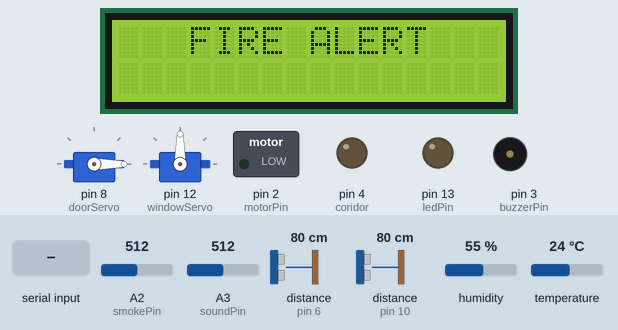
A sketch run on a simulated Arduino Uno, built with avr-gcc and run on an emulated ATmega328P. On the bench: 2 × servo, 16×2 character LCD, switched loads named in the sketch (green lamp = pin HIGH), output pins drawn as LEDs (lit = HIGH), buzzer (waves = sounding). Wiring (inferred from the names in the program): 2 × ultrasonic range finder: trigger pin 7, echo pin 6 / trigger pin 9, echo pin 10. The test bench sets the inputs (shaded band); at power-on: distance to the obstacle (sensors on pin 6, pin 10) 80 cm, A2 (smokePin) = 512, A3 (soundPin) = 512, humidity 55 %, temperature 24 °C. The echo pulse lasts 58.3 µs per cm; pins used as bus, display or sensor lines are not drawn; what the sketch prints to the serial monitor is not drawn.

Above: at 1.6 s.
1.7 s: distance to the obstacle (sensor on pin 6) set to 2 cm
At 2.1 s:
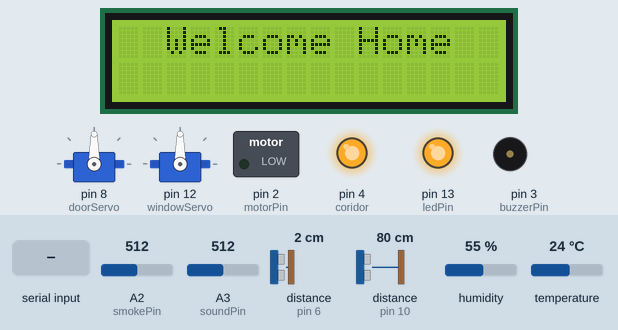
4.5 s: "L" received over Serial
At 6.12 s:
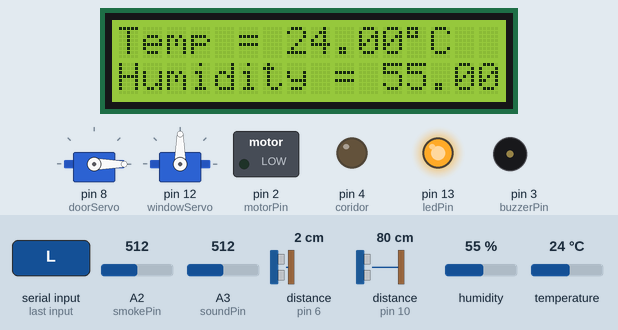
6.7 s: A2 (smokePin) set to 262
10.0 s: A2 (smokePin) set to 237
At 13.7 s:
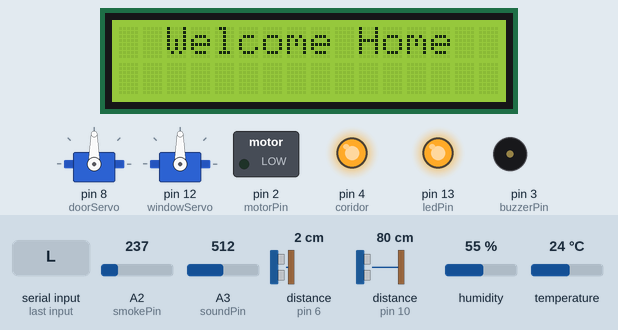
14.1 s: distance to the obstacle (sensor on pin 6) set to 13 cm
15.6 s: distance to the obstacle (sensor on pin 6) set to 17 cm
At 18.9 s:
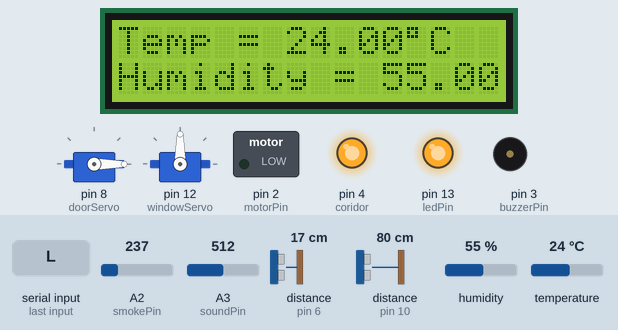
Timing chart, 0 to 20.4 s (numbered marks = the images above; inputs shaded):
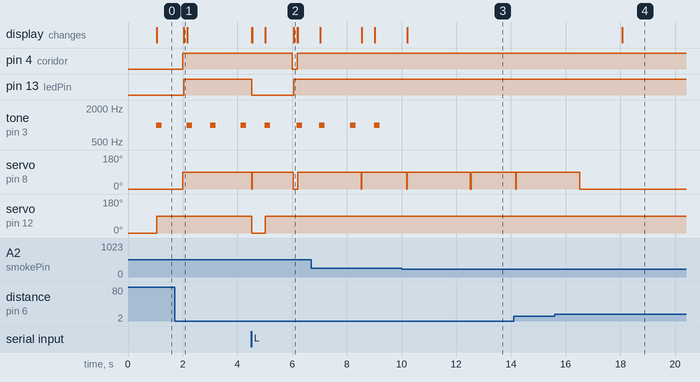

The sketch:

SmartHome.ino
```cpp
#include <LiquidCrystal.h>

#include <LiquidCrystal_I2C.h>
LiquidCrystal_I2C lcd(0x27, 16, 2);

#include <Wire.h>
#include <dht.h>
dht DHT;
#include <Servo.h>
Servo doorServo;
Servo windowServo;

/* Pins define */
#define trigPin 7
#define echoPin 6
#define trigPin2 9
#define echoPin2 10
#define DHT11_PIN 5
#define ledPin 13
#define soundPin A3
#define buzzerPin 3
#define motorPin 2
#define smokePin A2
#define coridor 4

/* Variables */
const int soundThreshold = 90;
const int tempThreshold = 24;
const int sensorThreshold = 250;
//int sound = 250;

// flags
// int locked = 1;
int doorOpen = 0;
int screen = 1;
int locked = 1;
int correctPassword = 0;
int fanFlag = 0;
int windowFlag = 0;
int ledFlag = 0;


/* Variables For millis delay */
const unsigned long tempdelay = 2000;
const unsigned long smokedelay = 1000;
const unsigned long opendelay = 1000;
const unsigned long doordelay = 4000;
const unsigned long securitydelay = 1000;

unsigned long prevtempmillis = 0;
unsigned long prevsmokemillis = 0;
unsigned long prevopenmillis = 0;
unsigned long prevdoormillis = 0;
unsigned long prevsecuritymillis = 0;

void setup() {
  Serial.begin (9600);

  pinMode(trigPin, OUTPUT);
  pinMode(echoPin, INPUT);
  pinMode(ledPin, OUTPUT);
  pinMode(soundPin, INPUT);
  pinMode(trigPin2, OUTPUT);
  pinMode(echoPin2, INPUT);
  pinMode(buzzerPin , OUTPUT);
  pinMode(coridor,OUTPUT);
  pinMode(smokePin, INPUT);
  pinMode(motorPin, OUTPUT);

  doorServo.attach(8);
  doorServo.write(0);

  windowServo.attach(12);
  windowServo.write(0);

  lcd.init();
  lcd.backlight();
}

void temp()
{
  int chk = DHT.read11(DHT11_PIN);
  //Serial.print("Temperature = ");
  //Serial.println(DHT.temperature);
  //Serial.print("Humidity = ");
  //Serial.println(DHT.humidity);
  if (screen == 0) {
    lcd.setCursor(0, 0);
    lcd.println("Temp = ");
    lcd.setCursor(7, 0);
    lcd.print(DHT.temperature);
    lcd.print((char)223);
    lcd.print("C");
    if (DHT.temperature > tempThreshold) {
      analogWrite(motorPin, 200);
      fanFlag = 1;
    }
    else
    {
      analogWrite(motorPin, 0);
    }
    lcd.setCursor(0, 1);
    lcd.println("Humidity = ");
    lcd.setCursor(11, 1);
    lcd.println(DHT.humidity);
  }
}

void opendoor()
{
  //  if (correctPassword == 1) {
  long duration, distance;
  digitalWrite(trigPin, LOW);
  delayMicroseconds(2);
  digitalWrite(trigPin, HIGH);
  delayMicroseconds(10);
  digitalWrite(trigPin, LOW);
  duration = pulseIn(echoPin, HIGH);
  distance = (duration / 2) / 29.1;
  Serial.println(distance);
  if (distance < 30 ){

    digitalWrite(coridor,HIGH);
  }else {
    digitalWrite(coridor,LOW);
  }
  if (distance < 15) {
    Serial.println("the distance is less than 10");
    doorServo.write(90);
    lcd.clear();
    lcd.println("  Welcome Home  ");
    //Serial.println("door opened");
    screen = 1;
    doorOpen = 1;
    locked = 0;
//    digitalWrite(coridor,HIGH);
    digitalWrite(buzzerPin, LOW);
//     if (distance > 30 ){
//    digitalWrite(coridor,LOW);
//  }

  }
  //  }
  if (locked == 1) {
    lcd.clear();
    lcd.setCursor(0, 0);
    lcd.println("  Home  Locked   ");
  }
}

void security() {

  long duration2, distance2;
  digitalWrite(trigPin2, LOW);
  delayMicroseconds(2);
  digitalWrite(trigPin2, HIGH);
  delayMicroseconds(10);
  digitalWrite(trigPin2, LOW);
  duration2 = pulseIn(echoPin2, HIGH);
  distance2 = (duration2 / 2) / 29.1;
  if (distance2 < 20 ) {
    digitalWrite(buzzerPin, HIGH);
    lcd.clear();
    lcd.setCursor(0, 0);
    lcd.println(" Intruder Alert   ");
  }

}

void soundsensor()
{
  //Serial.println("Hi");
  int soundsens = analogRead(soundPin);
  //Serial.println(soundsens);
  if (soundsens >=  soundThreshold) {
    digitalWrite(ledPin, HIGH); //turns led on
    ledFlag = 1;
    delay(100);
  }
  else {
    digitalWrite(ledPin, LOW);
    ledFlag = 0;
  }

}

void smoke() {
  int analogSensor = analogRead(smokePin);

    Serial.print("Smoke sensor: ");
    Serial.println(analogSensor);
  if (analogSensor > sensorThreshold)
  {
    tone(buzzerPin, 1000, 200);
    lcd.clear();
    lcd.setCursor(0, 0);
    Serial.println("Fire Alert");
    lcd.println("   FIRE ALERT   ");
    windowServo.write(90);
    windowFlag = 1;
  }
  else
  {
    noTone(buzzerPin);
    //windowServo.write(0);
  }
}


void loop() {
  unsigned long currentmillis = millis();
  if (doorOpen == 0) {
    if (currentmillis - prevopenmillis >= opendelay) {
      opendoor();
      prevdoormillis = prevopenmillis;
      prevopenmillis = currentmillis;
    }

  } else if (doorOpen == 1) {
    if (currentmillis - prevdoormillis >= doordelay) {
      doorServo.write(0);
      digitalWrite(coridor,LOW);
      //Serial.println("door closed");

      doorOpen = 0;
      screen = 0;
      prevdoormillis = currentmillis;
    }
  }
  if (locked == 0 ) {
    if (currentmillis - prevtempmillis >= tempdelay) {
      temp();
      soundsensor();
      prevtempmillis = currentmillis;
    }
  }
  if (currentmillis - prevsmokemillis >= smokedelay) {
    smoke();
    prevsmokemillis = currentmillis;
  }
  if ( locked == 1 ) {
    if (currentmillis - prevsecuritymillis >= securitydelay) {
      security();
      prevsecuritymillis = currentmillis;
    }
  }

  if (Serial.available() > 0)
  {
    //Serial.println("IN BLUETOOTH");
    char data = Serial.read(); // reading the data received from the bluetooth module
    switch (data)
    {
      case 'd': // toggles door
        //Serial.println("toggle door");
        if (doorOpen == 0) {
          doorServo.write(90);
          doorOpen = 1;
        }
        else {
          doorServo.write(0);
          doorOpen = 0;
        }

        break;

      case 'f': //toggle fan when 'f' sent
        //Serial.println("toggle fan");
        if (fanFlag == 0)
          analogWrite(motorPin, 200);
        else
          analogWrite(motorPin, 0);
        break;

      case 'w': //toggle window when 'w' sent
        //Serial.println("toggle window");
        if (windowFlag == 0)
        { windowServo.write(90);
          windowFlag = 1;
        }
        else {
          windowServo.write(0);
          windowFlag = 0;
        }
        break;

      case 'l': // toggle LED when 'l' sent
        //Serial.println("toggle led");
        if (ledFlag == 0)
          digitalWrite(ledPin, HIGH);
        else
          digitalWrite(ledPin, LOW);
        break;

      case 'L': // lock house when 'L' sent
        //Serial.println("locking house bluetooth");
        lcd.clear();
        lcd.setCursor(0, 0);
        lcd.println("    Lockdown    ");
        doorOpen = 0;
        screen = 1;
        locked = 1;
        digitalWrite(13, LOW);
        doorServo.write(0);
        windowServo.write(0);

        break;

      case 'O':
        locked=0;
        break;
    }


  }
}
```

Measured:
- the behaviour switches between 251 and 250 on A2 (smokePin) (found by bisection; images 2 and 3)
- the behaviour switches between 15 and 16 cm on distance to the obstacle (sensor on pin 6) (found by bisection; images 3 and 4)
- after the input at 1.7 s, pin 4 (coridor): LOW → HIGH after 0.30 s; pin 13 (ledPin): LOW → HIGH after 0.35 s; servo on pin 8 (doorServo): 0° → 90° after 0.30 s; the display: changes after 0.35 s (image 1)
- after the input at 4.5 s, pin 13 (ledPin): HIGH → LOW at once, → HIGH 1.5 s later; servo on pin 12 (windowServo): 90° → 0° at once, → 90° 0.50 s later; the display: first changes at once (image 2 shows a later state)
- after the input at 10.0 s, tone on pin 3 (buzzerPin): stops changing and stays silent
- after the input at 15.6 s, servo on pin 8 (doorServo): goes on until 16.5 s, then stays 0°; the display: changes after 2.5 s (image 4)
